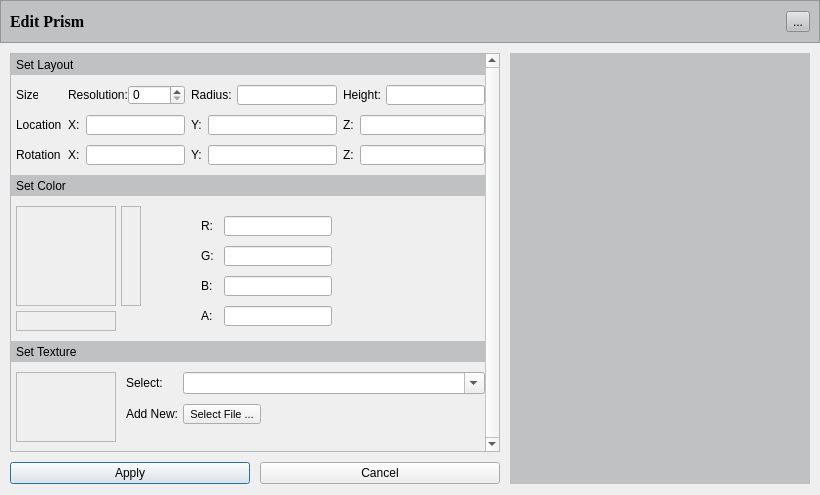
<?xml version="1.0" encoding="UTF-8"?>
<ui version="4.0">
 <class>EditPrism</class>
 <widget class="QDialog" name="EditPrism">
  <property name="geometry">
   <rect>
    <x>0</x>
    <y>0</y>
    <width>820</width>
    <height>495</height>
   </rect>
  </property>
  <property name="sizePolicy">
   <sizepolicy hsizetype="MinimumExpanding" vsizetype="MinimumExpanding">
    <horstretch>0</horstretch>
    <verstretch>0</verstretch>
   </sizepolicy>
  </property>
  <property name="windowTitle">
   <string>Dialog</string>
  </property>
  <layout class="QVBoxLayout" name="verticalLayout">
   <property name="spacing">
    <number>10</number>
   </property>
   <property name="leftMargin">
    <number>0</number>
   </property>
   <property name="topMargin">
    <number>0</number>
   </property>
   <property name="rightMargin">
    <number>0</number>
   </property>
   <item>
    <widget class="QFrame" name="frame_2">
     <property name="minimumSize">
      <size>
       <width>0</width>
       <height>43</height>
      </size>
     </property>
     <property name="styleSheet">
      <string notr="true">background-color:rgb(191,193,194)</string>
     </property>
     <property name="frameShape">
      <enum>QFrame::StyledPanel</enum>
     </property>
     <property name="frameShadow">
      <enum>QFrame::Raised</enum>
     </property>
     <layout class="QHBoxLayout" name="horizontalLayout_7">
      <item>
       <widget class="QLabel" name="label_14">
        <property name="font">
         <font>
          <family>Times New Roman</family>
          <pointsize>12</pointsize>
          <weight>75</weight>
          <bold>true</bold>
         </font>
        </property>
        <property name="text">
         <string>Edit Prism</string>
        </property>
       </widget>
      </item>
      <item>
       <widget class="QToolButton" name="m_pToolButtonCancel">
        <property name="text">
         <string>...</string>
        </property>
        <property name="icon">
         <iconset resource="../../../../Resources/Icons/icons.qrc">
          <normaloff>:/close-icon.png</normaloff>:/close-icon.png</iconset>
        </property>
       </widget>
      </item>
     </layout>
    </widget>
   </item>
   <item>
    <layout class="QHBoxLayout" name="horizontalLayout_2">
     <property name="spacing">
      <number>0</number>
     </property>
     <property name="leftMargin">
      <number>10</number>
     </property>
     <property name="rightMargin">
      <number>10</number>
     </property>
     <item>
      <layout class="QVBoxLayout" name="verticalLayout_6">
       <property name="spacing">
        <number>10</number>
       </property>
       <property name="bottomMargin">
        <number>0</number>
       </property>
       <item>
        <widget class="QScrollArea" name="scrollArea">
         <property name="verticalScrollBarPolicy">
          <enum>Qt::ScrollBarAlwaysOn</enum>
         </property>
         <property name="widgetResizable">
          <bool>true</bool>
         </property>
         <widget class="QWidget" name="scrollAreaWidgetContents">
          <property name="geometry">
           <rect>
            <x>0</x>
            <y>0</y>
            <width>449</width>
            <height>390</height>
           </rect>
          </property>
          <layout class="QVBoxLayout" name="verticalLayout_3">
           <property name="spacing">
            <number>10</number>
           </property>
           <property name="leftMargin">
            <number>0</number>
           </property>
           <property name="topMargin">
            <number>0</number>
           </property>
           <property name="rightMargin">
            <number>0</number>
           </property>
           <item>
            <widget class="QLabel" name="label_2">
             <property name="sizePolicy">
              <sizepolicy hsizetype="Preferred" vsizetype="Fixed">
               <horstretch>0</horstretch>
               <verstretch>0</verstretch>
              </sizepolicy>
             </property>
             <property name="minimumSize">
              <size>
               <width>0</width>
               <height>21</height>
              </size>
             </property>
             <property name="maximumSize">
              <size>
               <width>16777215</width>
               <height>21</height>
              </size>
             </property>
             <property name="styleSheet">
              <string notr="true">background-color:rgb(191,193,194)</string>
             </property>
             <property name="frameShape">
              <enum>QFrame::NoFrame</enum>
             </property>
             <property name="frameShadow">
              <enum>QFrame::Raised</enum>
             </property>
             <property name="text">
              <string>Set Layout</string>
             </property>
             <property name="textFormat">
              <enum>Qt::PlainText</enum>
             </property>
             <property name="indent">
              <number>5</number>
             </property>
            </widget>
           </item>
           <item>
            <layout class="QGridLayout" name="gridLayout" columnstretch="0,0,0,0,0,0,0">
             <property name="leftMargin">
              <number>5</number>
             </property>
             <property name="bottomMargin">
              <number>0</number>
             </property>
             <property name="horizontalSpacing">
              <number>6</number>
             </property>
             <item row="2" column="3">
              <widget class="QLabel" name="label_35">
               <property name="text">
                <string>Y:</string>
               </property>
              </widget>
             </item>
             <item row="1" column="6">
              <widget class="QLineEdit" name="lineEdit_30">
               <property name="maximumSize">
                <size>
                 <width>16777215</width>
                 <height>20</height>
                </size>
               </property>
              </widget>
             </item>
             <item row="2" column="4">
              <widget class="QLineEdit" name="lineEdit_31">
               <property name="maximumSize">
                <size>
                 <width>16777215</width>
                 <height>20</height>
                </size>
               </property>
              </widget>
             </item>
             <item row="1" column="0">
              <widget class="QLabel" name="label_9">
               <property name="text">
                <string>Location</string>
               </property>
              </widget>
             </item>
             <item row="1" column="2">
              <widget class="QLineEdit" name="lineEdit_33">
               <property name="maximumSize">
                <size>
                 <width>16777215</width>
                 <height>20</height>
                </size>
               </property>
              </widget>
             </item>
             <item row="2" column="6">
              <widget class="QLineEdit" name="lineEdit_34">
               <property name="maximumSize">
                <size>
                 <width>16777215</width>
                 <height>20</height>
                </size>
               </property>
              </widget>
             </item>
             <item row="1" column="4">
              <widget class="QLineEdit" name="lineEdit_32">
               <property name="maximumSize">
                <size>
                 <width>16777215</width>
                 <height>20</height>
                </size>
               </property>
              </widget>
             </item>
             <item row="1" column="3">
              <widget class="QLabel" name="label_38">
               <property name="text">
                <string>Y:</string>
               </property>
              </widget>
             </item>
             <item row="1" column="1">
              <widget class="QLabel" name="label_39">
               <property name="text">
                <string>X:</string>
               </property>
              </widget>
             </item>
             <item row="2" column="0">
              <widget class="QLabel" name="label_10">
               <property name="text">
                <string>Rotation</string>
               </property>
              </widget>
             </item>
             <item row="0" column="0">
              <widget class="QLabel" name="label_18">
               <property name="sizePolicy">
                <sizepolicy hsizetype="Preferred" vsizetype="Preferred">
                 <horstretch>0</horstretch>
                 <verstretch>0</verstretch>
                </sizepolicy>
               </property>
               <property name="maximumSize">
                <size>
                 <width>22</width>
                 <height>20</height>
                </size>
               </property>
               <property name="text">
                <string>Size</string>
               </property>
              </widget>
             </item>
             <item row="2" column="5">
              <widget class="QLabel" name="label_40">
               <property name="text">
                <string>Z:</string>
               </property>
              </widget>
             </item>
             <item row="1" column="5">
              <widget class="QLabel" name="label_37">
               <property name="text">
                <string>Z:</string>
               </property>
              </widget>
             </item>
             <item row="2" column="2">
              <widget class="QLineEdit" name="lineEdit_27">
               <property name="maximumSize">
                <size>
                 <width>16777215</width>
                 <height>20</height>
                </size>
               </property>
              </widget>
             </item>
             <item row="2" column="1">
              <widget class="QLabel" name="label_33">
               <property name="text">
                <string>X:</string>
               </property>
              </widget>
             </item>
             <item row="0" column="1" colspan="2">
              <layout class="QHBoxLayout" name="horizontalLayout_10">
               <property name="spacing">
                <number>0</number>
               </property>
               <property name="leftMargin">
                <number>0</number>
               </property>
               <item>
                <widget class="QLabel" name="label_19">
                 <property name="text">
                  <string>Resolution:</string>
                 </property>
                 <property name="margin">
                  <number>0</number>
                 </property>
                 <property name="indent">
                  <number>0</number>
                 </property>
                </widget>
               </item>
               <item>
                <widget class="QSpinBox" name="m_pSpinBoxResolution">
                 <property name="maximumSize">
                  <size>
                   <width>80</width>
                   <height>20</height>
                  </size>
                 </property>
                </widget>
               </item>
              </layout>
             </item>
             <item row="0" column="3" colspan="2">
              <layout class="QHBoxLayout" name="horizontalLayout_11">
               <property name="spacing">
                <number>5</number>
               </property>
               <property name="leftMargin">
                <number>0</number>
               </property>
               <item>
                <widget class="QLabel" name="label_20">
                 <property name="text">
                  <string>Radius:</string>
                 </property>
                 <property name="margin">
                  <number>0</number>
                 </property>
                 <property name="indent">
                  <number>0</number>
                 </property>
                </widget>
               </item>
               <item>
                <widget class="QLineEdit" name="m_pLineEditRadius">
                 <property name="maximumSize">
                  <size>
                   <width>16777215</width>
                   <height>20</height>
                  </size>
                 </property>
                </widget>
               </item>
              </layout>
             </item>
             <item row="0" column="5" colspan="2">
              <layout class="QHBoxLayout" name="horizontalLayout_12">
               <property name="spacing">
                <number>5</number>
               </property>
               <property name="leftMargin">
                <number>0</number>
               </property>
               <item>
                <widget class="QLabel" name="label_21">
                 <property name="text">
                  <string>Height:</string>
                 </property>
                 <property name="margin">
                  <number>0</number>
                 </property>
                 <property name="indent">
                  <number>0</number>
                 </property>
                </widget>
               </item>
               <item>
                <widget class="QLineEdit" name="m_pLineEditHeight">
                 <property name="maximumSize">
                  <size>
                   <width>16777215</width>
                   <height>20</height>
                  </size>
                 </property>
                </widget>
               </item>
              </layout>
             </item>
            </layout>
           </item>
           <item>
            <widget class="QLabel" name="label_3">
             <property name="sizePolicy">
              <sizepolicy hsizetype="Preferred" vsizetype="Fixed">
               <horstretch>0</horstretch>
               <verstretch>0</verstretch>
              </sizepolicy>
             </property>
             <property name="minimumSize">
              <size>
               <width>0</width>
               <height>21</height>
              </size>
             </property>
             <property name="maximumSize">
              <size>
               <width>16777215</width>
               <height>21</height>
              </size>
             </property>
             <property name="styleSheet">
              <string notr="true">background-color:rgb(191,193,194)</string>
             </property>
             <property name="frameShape">
              <enum>QFrame::NoFrame</enum>
             </property>
             <property name="frameShadow">
              <enum>QFrame::Raised</enum>
             </property>
             <property name="text">
              <string>Set Color</string>
             </property>
             <property name="textFormat">
              <enum>Qt::PlainText</enum>
             </property>
             <property name="scaledContents">
              <bool>false</bool>
             </property>
             <property name="margin">
              <number>0</number>
             </property>
             <property name="indent">
              <number>5</number>
             </property>
            </widget>
           </item>
           <item>
            <layout class="QHBoxLayout" name="horizontalLayout_3">
             <property name="spacing">
              <number>40</number>
             </property>
             <property name="bottomMargin">
              <number>0</number>
             </property>
             <item>
              <layout class="QVBoxLayout" name="verticalLayout_4">
               <property name="spacing">
                <number>5</number>
               </property>
               <property name="leftMargin">
                <number>5</number>
               </property>
               <property name="bottomMargin">
                <number>0</number>
               </property>
               <item>
                <layout class="QHBoxLayout" name="horizontalLayout_4">
                 <item>
                  <widget class="QLabel" name="label_13">
                   <property name="enabled">
                    <bool>true</bool>
                   </property>
                   <property name="sizePolicy">
                    <sizepolicy hsizetype="Fixed" vsizetype="Fixed">
                     <horstretch>0</horstretch>
                     <verstretch>0</verstretch>
                    </sizepolicy>
                   </property>
                   <property name="minimumSize">
                    <size>
                     <width>100</width>
                     <height>100</height>
                    </size>
                   </property>
                   <property name="frameShape">
                    <enum>QFrame::StyledPanel</enum>
                   </property>
                   <property name="text">
                    <string/>
                   </property>
                  </widget>
                 </item>
                 <item>
                  <widget class="QLabel" name="label_4">
                   <property name="sizePolicy">
                    <sizepolicy hsizetype="Fixed" vsizetype="Fixed">
                     <horstretch>0</horstretch>
                     <verstretch>0</verstretch>
                    </sizepolicy>
                   </property>
                   <property name="minimumSize">
                    <size>
                     <width>20</width>
                     <height>100</height>
                    </size>
                   </property>
                   <property name="frameShape">
                    <enum>QFrame::StyledPanel</enum>
                   </property>
                   <property name="text">
                    <string/>
                   </property>
                  </widget>
                 </item>
                </layout>
               </item>
               <item>
                <widget class="QLabel" name="label_5">
                 <property name="minimumSize">
                  <size>
                   <width>100</width>
                   <height>20</height>
                  </size>
                 </property>
                 <property name="maximumSize">
                  <size>
                   <width>100</width>
                   <height>20</height>
                  </size>
                 </property>
                 <property name="frameShape">
                  <enum>QFrame::StyledPanel</enum>
                 </property>
                 <property name="text">
                  <string/>
                 </property>
                </widget>
               </item>
              </layout>
             </item>
             <item>
              <layout class="QFormLayout" name="formLayout_2">
               <property name="fieldGrowthPolicy">
                <enum>QFormLayout::FieldsStayAtSizeHint</enum>
               </property>
               <property name="horizontalSpacing">
                <number>10</number>
               </property>
               <property name="verticalSpacing">
                <number>10</number>
               </property>
               <property name="leftMargin">
                <number>20</number>
               </property>
               <property name="topMargin">
                <number>10</number>
               </property>
               <property name="rightMargin">
                <number>10</number>
               </property>
               <item row="0" column="0">
                <widget class="QLabel" name="label_45">
                 <property name="text">
                  <string>R:</string>
                 </property>
                </widget>
               </item>
               <item row="0" column="1">
                <widget class="QLineEdit" name="m_pLineEditColorR">
                 <property name="maximumSize">
                  <size>
                   <width>16777215</width>
                   <height>20</height>
                  </size>
                 </property>
                </widget>
               </item>
               <item row="1" column="0">
                <widget class="QLabel" name="label_46">
                 <property name="text">
                  <string>G:</string>
                 </property>
                </widget>
               </item>
               <item row="1" column="1">
                <widget class="QLineEdit" name="m_pLineEditColorG">
                 <property name="maximumSize">
                  <size>
                   <width>16777215</width>
                   <height>20</height>
                  </size>
                 </property>
                </widget>
               </item>
               <item row="2" column="0">
                <widget class="QLabel" name="label_43">
                 <property name="text">
                  <string>B:</string>
                 </property>
                </widget>
               </item>
               <item row="2" column="1">
                <widget class="QLineEdit" name="m_pLineEditColorB">
                 <property name="maximumSize">
                  <size>
                   <width>16777215</width>
                   <height>20</height>
                  </size>
                 </property>
                </widget>
               </item>
               <item row="3" column="0">
                <widget class="QLabel" name="label_53">
                 <property name="text">
                  <string>A:</string>
                 </property>
                </widget>
               </item>
               <item row="3" column="1">
                <widget class="QLineEdit" name="m_pLineEditColorA">
                 <property name="maximumSize">
                  <size>
                   <width>16777215</width>
                   <height>20</height>
                  </size>
                 </property>
                </widget>
               </item>
              </layout>
             </item>
            </layout>
           </item>
           <item>
            <widget class="QLabel" name="label_6">
             <property name="sizePolicy">
              <sizepolicy hsizetype="Preferred" vsizetype="Fixed">
               <horstretch>0</horstretch>
               <verstretch>0</verstretch>
              </sizepolicy>
             </property>
             <property name="minimumSize">
              <size>
               <width>0</width>
               <height>21</height>
              </size>
             </property>
             <property name="maximumSize">
              <size>
               <width>16777215</width>
               <height>21</height>
              </size>
             </property>
             <property name="styleSheet">
              <string notr="true">background-color:rgb(191,193,194)</string>
             </property>
             <property name="frameShape">
              <enum>QFrame::NoFrame</enum>
             </property>
             <property name="frameShadow">
              <enum>QFrame::Raised</enum>
             </property>
             <property name="text">
              <string>Set Texture</string>
             </property>
             <property name="textFormat">
              <enum>Qt::PlainText</enum>
             </property>
             <property name="indent">
              <number>5</number>
             </property>
            </widget>
           </item>
           <item>
            <layout class="QHBoxLayout" name="horizontalLayout_5">
             <property name="spacing">
              <number>10</number>
             </property>
             <property name="leftMargin">
              <number>5</number>
             </property>
             <item>
              <widget class="QLabel" name="m_pLabelTexture">
               <property name="maximumSize">
                <size>
                 <width>100</width>
                 <height>100</height>
                </size>
               </property>
               <property name="frameShape">
                <enum>QFrame::StyledPanel</enum>
               </property>
               <property name="text">
                <string/>
               </property>
              </widget>
             </item>
             <item>
              <layout class="QFormLayout" name="formLayout_3">
               <property name="horizontalSpacing">
                <number>5</number>
               </property>
               <property name="verticalSpacing">
                <number>10</number>
               </property>
               <property name="leftMargin">
                <number>0</number>
               </property>
               <property name="topMargin">
                <number>0</number>
               </property>
               <item row="0" column="0">
                <widget class="QLabel" name="label_12">
                 <property name="text">
                  <string>Select:</string>
                 </property>
                </widget>
               </item>
               <item row="0" column="1">
                <widget class="QComboBox" name="comboBox">
                 <property name="acceptDrops">
                  <bool>true</bool>
                 </property>
                 <property name="editable">
                  <bool>true</bool>
                 </property>
                 <property name="insertPolicy">
                  <enum>QComboBox::InsertAlphabetically</enum>
                 </property>
                </widget>
               </item>
               <item row="1" column="0">
                <widget class="QLabel" name="label_11">
                 <property name="text">
                  <string>Add New:</string>
                 </property>
                 <property name="margin">
                  <number>0</number>
                 </property>
                </widget>
               </item>
               <item row="1" column="1">
                <widget class="QToolButton" name="m_pToolButtonTexture">
                 <property name="font">
                  <font>
                   <pointsize>8</pointsize>
                  </font>
                 </property>
                 <property name="text">
                  <string>Select File ...</string>
                 </property>
                 <property name="popupMode">
                  <enum>QToolButton::InstantPopup</enum>
                 </property>
                </widget>
               </item>
              </layout>
             </item>
            </layout>
           </item>
          </layout>
         </widget>
        </widget>
       </item>
       <item>
        <layout class="QHBoxLayout" name="horizontalLayout_6">
         <property name="bottomMargin">
          <number>0</number>
         </property>
         <item>
          <widget class="QPushButton" name="m_pPushButtonApply">
           <property name="text">
            <string>Apply</string>
           </property>
          </widget>
         </item>
         <item>
          <widget class="QPushButton" name="m_pPushButtonCancel">
           <property name="text">
            <string>Cancel</string>
           </property>
          </widget>
         </item>
        </layout>
       </item>
      </layout>
     </item>
     <item>
      <widget class="QWidget" name="widget" native="true">
       <property name="sizePolicy">
        <sizepolicy hsizetype="MinimumExpanding" vsizetype="MinimumExpanding">
         <horstretch>1</horstretch>
         <verstretch>1</verstretch>
        </sizepolicy>
       </property>
       <property name="minimumSize">
        <size>
         <width>310</width>
         <height>300</height>
        </size>
       </property>
       <property name="styleSheet">
        <string notr="true"/>
       </property>
       <layout class="QVBoxLayout" name="verticalLayout_2">
        <property name="spacing">
         <number>0</number>
        </property>
        <property name="leftMargin">
         <number>10</number>
        </property>
        <property name="topMargin">
         <number>0</number>
        </property>
        <property name="rightMargin">
         <number>0</number>
        </property>
        <property name="bottomMargin">
         <number>0</number>
        </property>
        <item>
         <widget class="VR::OSGQT_Widget" name="m_pOSGQT_Widget" native="true">
          <property name="sizePolicy">
           <sizepolicy hsizetype="MinimumExpanding" vsizetype="MinimumExpanding">
            <horstretch>0</horstretch>
            <verstretch>0</verstretch>
           </sizepolicy>
          </property>
          <property name="minimumSize">
           <size>
            <width>300</width>
            <height>300</height>
           </size>
          </property>
          <property name="maximumSize">
           <size>
            <width>16777215</width>
            <height>16777215</height>
           </size>
          </property>
          <property name="sizeIncrement">
           <size>
            <width>1</width>
            <height>1</height>
           </size>
          </property>
          <property name="baseSize">
           <size>
            <width>300</width>
            <height>300</height>
           </size>
          </property>
          <property name="styleSheet">
           <string notr="true">background-color: rgb(191, 193, 194);</string>
          </property>
         </widget>
        </item>
       </layout>
      </widget>
     </item>
    </layout>
   </item>
  </layout>
 </widget>
 <customwidgets>
  <customwidget>
   <class>VR::OSGQT_Widget</class>
   <extends>QWidget</extends>
   <header location="global">vrosgqt_widget.h</header>
   <container>1</container>
  </customwidget>
 </customwidgets>
 <tabstops>
  <tabstop>scrollArea</tabstop>
  <tabstop>lineEdit_33</tabstop>
  <tabstop>lineEdit_32</tabstop>
  <tabstop>m_pLineEditColorR</tabstop>
  <tabstop>m_pLineEditColorG</tabstop>
  <tabstop>m_pLineEditColorB</tabstop>
  <tabstop>m_pLineEditColorA</tabstop>
  <tabstop>comboBox</tabstop>
  <tabstop>m_pToolButtonTexture</tabstop>
  <tabstop>m_pPushButtonApply</tabstop>
  <tabstop>m_pPushButtonCancel</tabstop>
 </tabstops>
 <resources>
  <include location="../../../../Resources/Icons/icons.qrc"/>
 </resources>
 <connections/>
</ui>
